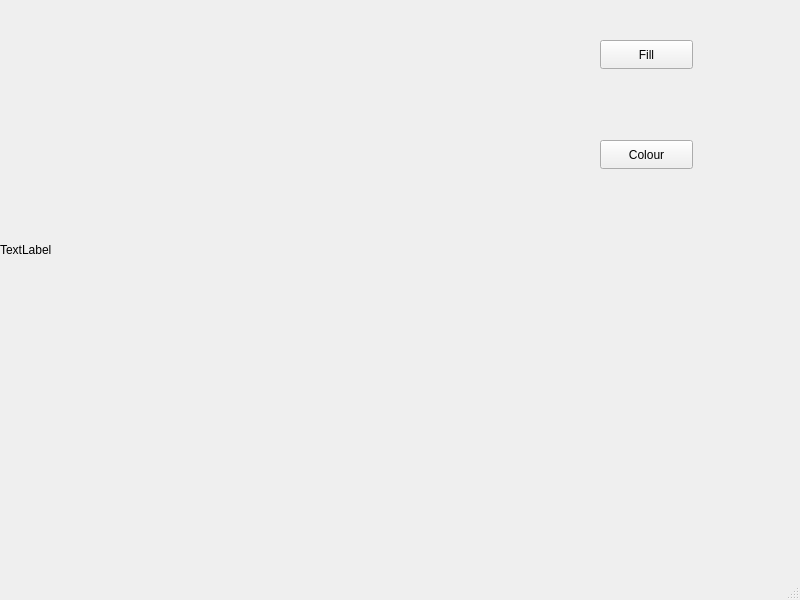
<?xml version="1.0" encoding="UTF-8"?>
<ui version="4.0">
 <class>MainWindow</class>
 <widget class="QMainWindow" name="MainWindow">
  <property name="geometry">
   <rect>
    <x>0</x>
    <y>0</y>
    <width>800</width>
    <height>600</height>
   </rect>
  </property>
  <property name="windowTitle">
   <string>MainWindow</string>
  </property>
  <widget class="QWidget" name="centralwidget">
   <widget class="QLabel" name="label">
    <property name="geometry">
     <rect>
      <x>0</x>
      <y>0</y>
      <width>500</width>
      <height>500</height>
     </rect>
    </property>
    <property name="text">
     <string>TextLabel</string>
    </property>
   </widget>
   <widget class="QPushButton" name="pushButton">
    <property name="geometry">
     <rect>
      <x>600</x>
      <y>40</y>
      <width>93</width>
      <height>29</height>
     </rect>
    </property>
    <property name="text">
     <string>Fill</string>
    </property>
   </widget>
   <widget class="QPushButton" name="pushButton_2">
    <property name="geometry">
     <rect>
      <x>600</x>
      <y>140</y>
      <width>93</width>
      <height>29</height>
     </rect>
    </property>
    <property name="text">
     <string>Colour</string>
    </property>
   </widget>
  </widget>
  <widget class="QMenuBar" name="menubar">
   <property name="geometry">
    <rect>
     <x>0</x>
     <y>0</y>
     <width>800</width>
     <height>26</height>
    </rect>
   </property>
  </widget>
  <widget class="QStatusBar" name="statusbar"/>
 </widget>
 <resources/>
 <connections/>
</ui>
